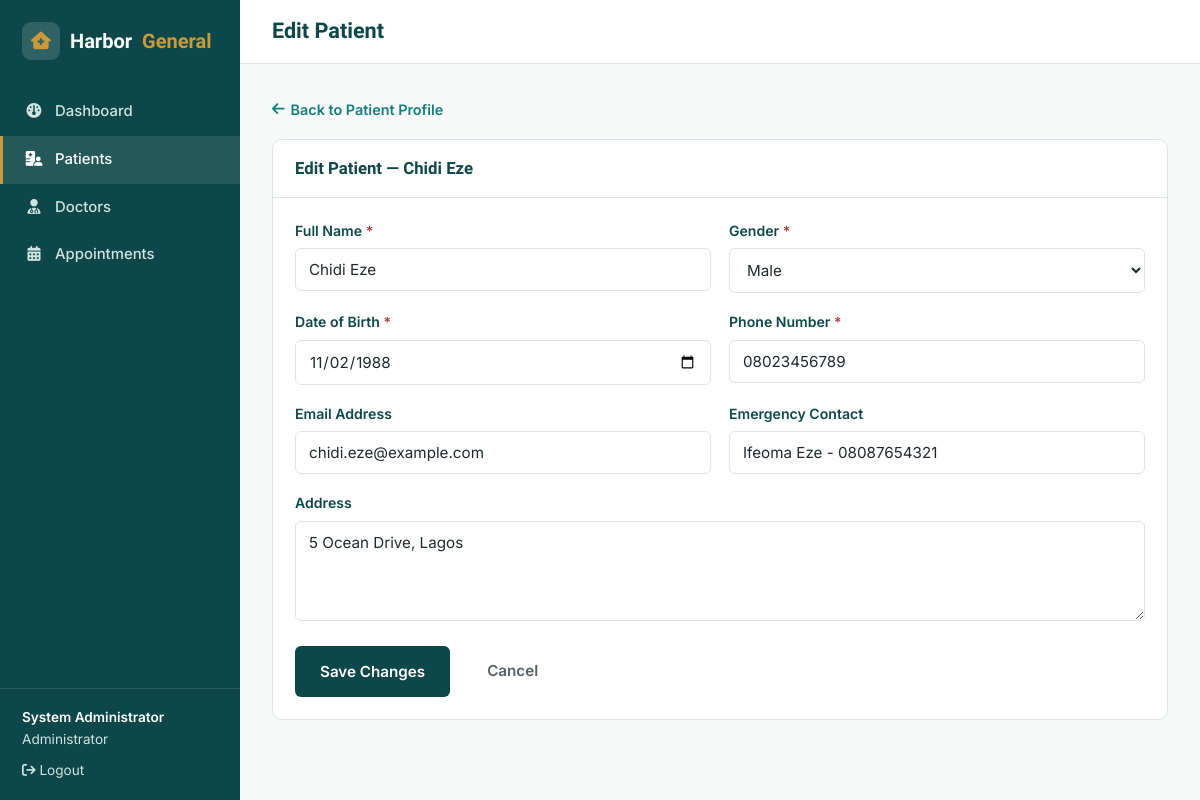
The page /patient_edit.php?id=2 (signed in) on the database its author committed.
### tables this page shows
CREATE TABLE patients (
    id INT AUTO_INCREMENT PRIMARY KEY,
    full_name VARCHAR(100) NOT NULL,
    gender ENUM('Male','Female','Other') NOT NULL,
    dob DATE NOT NULL,
    phone VARCHAR(30) NOT NULL,
    email VARCHAR(100) NULL,
    address TEXT NULL,
    emergency_contact VARCHAR(150) NULL,
    registration_date DATE NOT NULL DEFAULT (CURRENT_DATE),
    created_at TIMESTAMP DEFAULT CURRENT_TIMESTAMP
);

### patient_edit.php (the view, shortened to what this page needs)
<?php
require_once 'includes/db.php';
$id = (int) ($_GET['id'] ?? 0);
$stmt = $pdo->prepare("SELECT * FROM patients WHERE id = ?");
$stmt->execute([$id]);
$patient = $stmt->fetch();
$errors = [];
$old = $patient;
require_once 'includes/app_header.php';
?>
<a href="patient_view.php?id=<?= $id ?>" class="back-link"><i class="fa-solid fa-arrow-left"></i> Back to Patient Profile</a>
<div class="panel">
  <div class="panel-head"><h2>Edit Patient — <?= htmlspecialchars($patient['full_name']) ?></h2></div>
  <div class="panel-body">
    <form method="POST" action="patient_edit.php?id=<?= $id ?>" novalidate>
      <div class="form-row">
        <div class="form-group">
          <label class="required" for="full_name">Full Name</label>
          <input type="text" id="full_name" name="full_name" class="<?= isset($errors['full_name']) ? 'invalid' : '' ?>" value="<?= htmlspecialchars($old['full_name']) ?>">
        </div>
        <div class="form-group">
          <label class="required" for="gender">Gender</label>
          <select id="gender" name="gender">
            <?php foreach (['Male', 'Female', 'Other'] as $g): ?>
              <option value="<?= $g ?>" <?= $old['gender'] === $g ? 'selected' : '' ?>><?= $g ?></option>
            <?php endforeach; ?>
          </select>
        </div>
      </div>
      <div class="form-row">
        <div class="form-group">
          <label class="required" for="dob">Date of Birth</label>
          <input type="date" id="dob" name="dob" class="<?= isset($errors['dob']) ? 'invalid' : '' ?>" value="<?= htmlspecialchars(date('Y-m-d', strtotime($old['dob']))) ?>">
        </div>
        <div class="form-group">
          <label class="required" for="phone">Phone Number</label>
          <input type="tel" id="phone" name="phone" class="<?= isset($errors['phone']) ? 'invalid' : '' ?>" value="<?= htmlspecialchars($old['phone']) ?>">
        </div>
      </div>
      <div class="form-row">
        <div class="form-group">
          <label for="email">Email Address</label>
          <input type="email" id="email" name="email" class="<?= isset($errors['email']) ? 'invalid' : '' ?>" value="<?= htmlspecialchars($old['email'] ?? '') ?>">
        </div>
        <div class="form-group">
          <label for="emergency_contact">Emergency Contact</label>
          <input type="text" id="emergency_contact" name="emergency_contact" value="<?= htmlspecialchars($old['emergency_contact'] ?? '') ?>">
        </div>
      </div>
      <div class="form-group">
        <label for="address">Address</label>
        <textarea id="address" name="address"><?= htmlspecialchars($old['address'] ?? '') ?></textarea>
      </div>
      <div style="display:flex;gap:12px;">
        <button type="submit" class="btn btn-primary">Save Changes</button>
        <a href="patient_view.php?id=<?= $id ?>" class="btn" style="color:var(--hg-ink-soft);">Cancel</a>
      </div>
    </form>
  </div>
</div>
<?php require_once 'includes/app_footer.php'; ?>

### css/style.css (style rules this page uses)
:root { --hg-primary-dark: #0E4749; --hg-primary: #147D7D; --hg-primary-light: #EAF5F3; --hg-accent: #C99A3C; --hg-accent-dark: #A87D2A; --hg-ink: #1E2A2E; --hg-ink-soft: #52646A; --hg-border: #DCE6E5; --hg-white: #FFFFFF; --hg-bg: #F7FAF9; --hg-success: #1E8A5F; --hg-success-bg: #E5F5EC; --hg-warning: #B4791C; --hg-warning-bg: #FBF0DD; --hg-danger: #B23A3A; --hg-danger-bg: #FBE9E9; --hg-info: #2A6F9E; --hg-info-bg: #E7F1F8; --hg-radius-sm: 6px; --hg-radius-md: 10px; --hg-radius-lg: 16px; --hg-shadow: 0 2px 10px rgba(14, 71, 73, 0.08); --hg-shadow-md: 0 8px 24px rgba(14, 71, 73, 0.12); --hg-font-heading: 'Sora', sans-serif; --hg-font-body: 'Inter', sans-serif; }
* { box-sizing: border-box; }
html { scroll-behavior: smooth; }
body { margin: 0; font-family: var(--hg-font-body); color: var(--hg-ink); background: var(--hg-bg); line-height: 1.6; -webkit-font-smoothing: antialiased; }
h1, h2, h3, h4, h5 { font-family: var(--hg-font-heading); color: var(--hg-primary-dark); line-height: 1.25; margin: 0 0 0.5em; }
a { color: var(--hg-primary); text-decoration: none; }
.btn { display: inline-flex; align-items: center; gap: 8px; font-family: var(--hg-font-body); font-weight: 600; font-size: 0.95rem; padding: 12px 24px; border-radius: var(--hg-radius-sm); border: 1.5px solid transparent; cursor: pointer; transition: transform 0.15s ease, box-shadow 0.15s ease, background 0.15s ease; }
.btn-primary { background: var(--hg-primary-dark); color: var(--hg-white); }
.form-group { margin-bottom: 18px; }
label { display: block; font-size: 0.88rem; font-weight: 600; color: var(--hg-primary-dark); margin-bottom: 6px; }
input[type="text"], input[type="email"], input[type="password"], input[type="date"], input[type="time"], input[type="tel"], input[type="number"], select, textarea { width: 100%; padding: 11px 13px; font-family: var(--hg-font-body); font-size: 0.95rem; color: var(--hg-ink); border: 1.5px solid var(--hg-border); border-radius: var(--hg-radius-sm); background: var(--hg-white); transition: border-color 0.15s ease; }
textarea { resize: vertical; min-height: 100px; }
.form-row { display: grid; grid-template-columns: 1fr 1fr; gap: 18px; }
.required::after { content: ' *'; color: var(--hg-danger); }
.panel { background: var(--hg-white); border: 1px solid var(--hg-border); border-radius: var(--hg-radius-md); margin-bottom: 24px; }
.panel-head { display: flex; align-items: center; justify-content: space-between; padding: 18px 22px; border-bottom: 1px solid var(--hg-border); gap: 12px; flex-wrap: wrap; }
.panel-head h2 { font-size: 1.05rem; margin: 0; }
.panel-body { padding: 22px; }
.back-link { display: inline-flex; align-items: center; gap: 6px; font-size: 0.9rem; margin-bottom: 18px; font-weight: 600; }

### rows shown on the page
patients: full_name "Chidi Eze", gender "Male", dob "11/02/1988", phone "08023456789", email "chidi.eze@example.com", emergency_contact "Ifeoma Eze - 08087654321", address "5 Ocean Drive, Lagos"

### other values the page prints
currentStaffName() "System Administrator"
currentStaffRole() "Administrator"
$pageTitle "Edit Patient"
